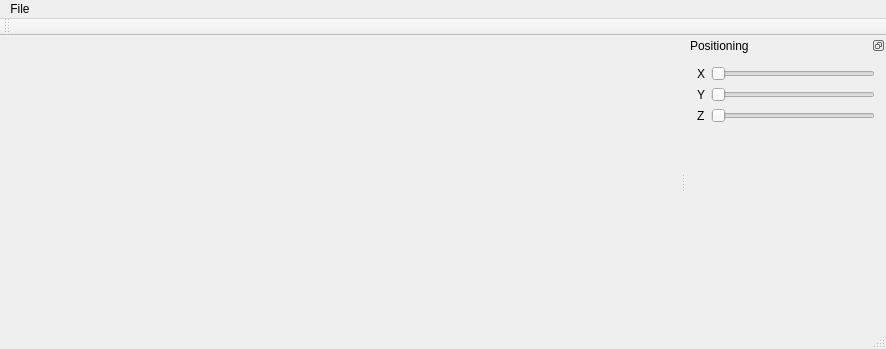
<?xml version="1.0" encoding="UTF-8"?>
<ui version="4.0">
 <class>MainWindow</class>
 <widget class="QMainWindow" name="MainWindow">
  <property name="geometry">
   <rect>
    <x>0</x>
    <y>0</y>
    <width>886</width>
    <height>349</height>
   </rect>
  </property>
  <property name="sizePolicy">
   <sizepolicy hsizetype="Preferred" vsizetype="Preferred">
    <horstretch>0</horstretch>
    <verstretch>0</verstretch>
   </sizepolicy>
  </property>
  <property name="windowTitle">
   <string>MainWindow</string>
  </property>
  <widget class="QWidget" name="centralWidget"/>
  <widget class="QMenuBar" name="menuBar">
   <property name="geometry">
    <rect>
     <x>0</x>
     <y>0</y>
     <width>886</width>
     <height>26</height>
    </rect>
   </property>
   <widget class="QMenu" name="menuFile">
    <property name="title">
     <string>File</string>
    </property>
    <addaction name="actionNew_Build"/>
    <addaction name="actionOpen_Existing_Build"/>
    <addaction name="separator"/>
    <addaction name="actionExit"/>
   </widget>
   <addaction name="menuFile"/>
  </widget>
  <widget class="QToolBar" name="mainToolBar">
   <attribute name="toolBarArea">
    <enum>TopToolBarArea</enum>
   </attribute>
   <attribute name="toolBarBreak">
    <bool>false</bool>
   </attribute>
  </widget>
  <widget class="QDockWidget" name="PositionDock">
   <property name="features">
    <set>QDockWidget::DockWidgetFloatable|QDockWidget::DockWidgetMovable</set>
   </property>
   <property name="allowedAreas">
    <set>Qt::LeftDockWidgetArea|Qt::RightDockWidgetArea</set>
   </property>
   <property name="windowTitle">
    <string>Positioning</string>
   </property>
   <attribute name="dockWidgetArea">
    <number>2</number>
   </attribute>
   <widget class="QWidget" name="dockWidgetContents_5">
    <property name="sizePolicy">
     <sizepolicy hsizetype="MinimumExpanding" vsizetype="Fixed">
      <horstretch>0</horstretch>
      <verstretch>0</verstretch>
     </sizepolicy>
    </property>
    <property name="minimumSize">
     <size>
      <width>200</width>
      <height>120</height>
     </size>
    </property>
    <layout class="QFormLayout" name="formLayout">
     <item row="0" column="1">
      <widget class="QSlider" name="horizontalSlider_2">
       <property name="orientation">
        <enum>Qt::Horizontal</enum>
       </property>
      </widget>
     </item>
     <item row="1" column="1">
      <widget class="QSlider" name="horizontalSlider_3">
       <property name="orientation">
        <enum>Qt::Horizontal</enum>
       </property>
      </widget>
     </item>
     <item row="2" column="1">
      <widget class="QSlider" name="horizontalSlider_4">
       <property name="orientation">
        <enum>Qt::Horizontal</enum>
       </property>
      </widget>
     </item>
     <item row="2" column="0">
      <widget class="QLabel" name="label">
       <property name="text">
        <string>Z</string>
       </property>
      </widget>
     </item>
     <item row="1" column="0">
      <widget class="QLabel" name="label_2">
       <property name="text">
        <string>Y</string>
       </property>
      </widget>
     </item>
     <item row="0" column="0">
      <widget class="QLabel" name="label_3">
       <property name="text">
        <string>X</string>
       </property>
      </widget>
     </item>
    </layout>
   </widget>
  </widget>
  <widget class="QStatusBar" name="statusBar">
   <property name="autoFillBackground">
    <bool>false</bool>
   </property>
   <property name="sizeGripEnabled">
    <bool>true</bool>
   </property>
  </widget>
  <action name="actionNew_Build">
   <property name="text">
    <string>New Build</string>
   </property>
   <property name="shortcut">
    <string>Ctrl+N</string>
   </property>
  </action>
  <action name="actionOpen_Existing_Build">
   <property name="text">
    <string>Open Existing Build</string>
   </property>
   <property name="shortcut">
    <string>Ctrl+O</string>
   </property>
  </action>
  <action name="actionExit">
   <property name="text">
    <string>Exit</string>
   </property>
   <property name="shortcut">
    <string>Ctrl+Q</string>
   </property>
  </action>
 </widget>
 <layoutdefault spacing="6" margin="11"/>
 <resources/>
 <connections/>
</ui>
